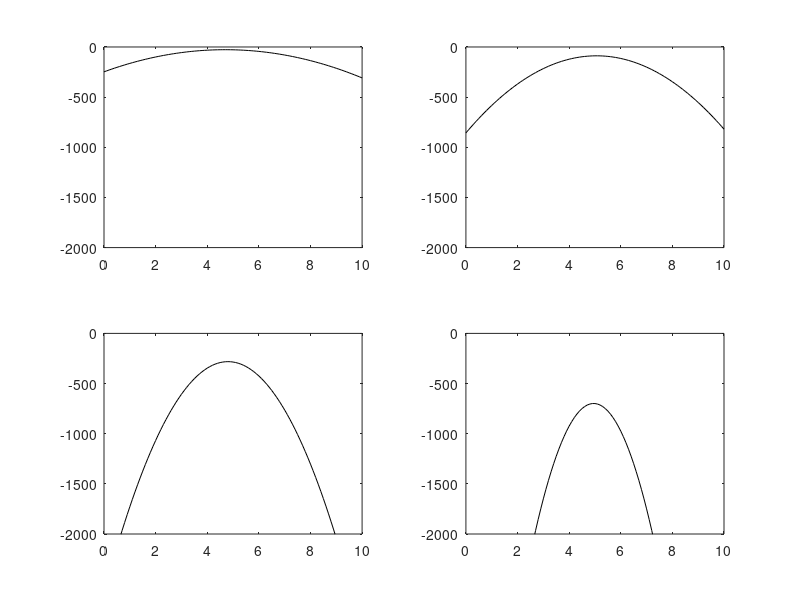

MATLAB code for this plot:
% Likelihood example

sig2=1;
%constant
r=1/(2*sig2);

Lh=zeros(4,101); %reserve space

for ni=1:4,
   switch ni
   case 1, N=20;
   case 2, N=60;
   case 3, N=200;
   case 4, N=500;
   end;  
%N is number of data     
%data generation with normal distribution, mean=5, sigma=1
x=5+randn(1,N); 
K=(-N/2)*log(2*pi*sig2);

aux=0;
for nm=1:101,
   mu=(nm-1)/10; %mean
   aux=(x-mu).^2;
   Lh(ni,nm)=K-(r*sum(aux)); %Log-Likelihood
end;

end;

%display
ex=0:0.1:10;
figure(1)
for ni=1:4,
subplot(2,2,ni),   
plot(ex,Lh(ni,:),'k');
axis([0 10 -2000 0]);
end;  
